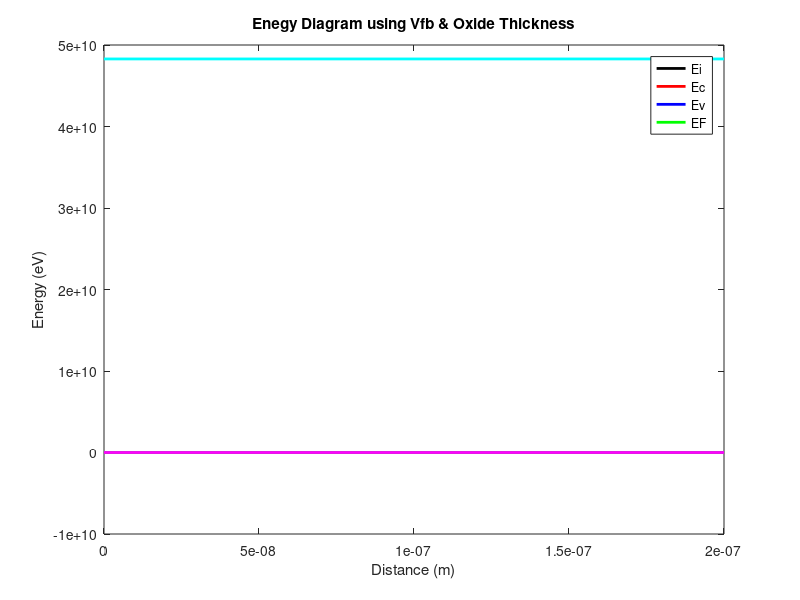

Write the MATLAB code that produced this figure.
%{
    HW4
    Ask the user to enter the metal work function and calculate the surface potential 𝜓s.
    Ask user to enter total trapped charges in the oxide and calculate the Vfb.
    use the Vfb to develop code for plotting the energy diagram in the semiconductor and the oxide.

%}


close all
clc

%{
The code ask the user to input the type of the semiconductor (p or n type), doping density N, and surface potential 𝜓s in a silicon based MOS capacitor and then plot the energy diagrams only in the semiconductor.
%}

% Ask the user to input the type of the semiconductor (p or n type) if the user does not input p or n type, the default value is n type
type = input('Enter the type of the semiconductor (p or n type): ','s');
if type == 'p'
    type = 'p';
else
    type = 'n';
end

% Ask the user to input the doping density N, if no input is given, the default value is 1e16
N = input('Enter the doping density N: ');
if isempty(N)
    N = 1e16;
end



% set the constants
q = 1.6e-19; % charge of an electron (C)
k = 1.38e-23; % Boltzmann constant (J/K)
T = 300; % temperature (K)
ni = 1.5e10; % intrinsic carrier concentration (m^-3)
eps0 = 8.85e-12; % permittivity of free space (F/m)
epsSi = 11.7*eps0; % permittivity of silicon (F/m)
epsOx = 3.9*eps0; % permittivity of oxide (F/m)
tox = 10e-9; % thickness of oxide (m)
tsi = 200e-9; % thickness of silicon (m)
eSi = 11.7; % relative permittivity of silicon
Eg = 1.12; % band gap of silicon (eV)
Eg0 = 1.17; % band gap of intrinsic silicon (eV)


% solve Poisson’s equation for a MOS capacitor with a p-type semiconductor and n-type semiconductor
x = linspace(0,tsi,1000);
if type == 'p'
    y = (q*N*tsi)/(2*epsSi) - (q*N*x)/(epsSi);
elseif type == 'n'
    y = (q*N*tsi)/(2*epsSi) + (q*N*x)/(epsSi);
end


%  user input to VG, thickness of the oxide d, and the oxide permittivity eOx else use default values
VG = input('Enter the gate voltage (V): ');
if isempty(VG)
    VG = 0.1;
end

d = input('Enter the thickness of the oxide d (m): ');
if isempty(d)
    d = 0.1e-6;
end

eOx = input('Enter the oxide permittivity (F/m): ');
if isempty(eOx)
    eOx = 3.9*8.85e-12;
end

% Ask the user to enter the metal work function and calculate the surface potential 𝜓s.
WF = input('Enter the metal work function (eV): ');
if isempty(WF)
    WF = 4.5;
end

% phis = WF - Eg/2;

% Ask user to enter total trapped charges in the oxide and calculate the Vfb.
Qox = input('Enter the total trapped charges in the oxide (C/m^2): ');
if isempty(Qox)
    Qox = 1e-10;
end
Vfb = (Qox*eOx)/(epsSi*d);
% calculate the surface potential 𝜓s
phis = (q*VG)/(epsOx*d);

% calculate the intrinsic Fermi level using the surface potential 𝜓s
Ei = (q*phis)/(epsSi);

% calculate the conduction band
Ec = Ei + Eg/2;

% calculate the valence band
Ev = Ei - Eg/2;

% calculate the Fermi level
EF = (Ec + Ev)/2;

% plot the energy diagram only in the semiconductor

% use the Vfb to develop code for plotting the energy diagram in the semiconductor and the oxide.
figure(1) % create a figure
plot([0 tsi],[phis phis],'k','LineWidth',2) %
hold on
plot([0 tsi],[Ec Ec],'r','LineWidth',2) % plot the conduction band
plot([0 tsi],[Ev Ev],'b','LineWidth',2) % plot the valence band
plot([0 tsi],[EF EF],'g','LineWidth',2) % plot the Fermi level
plot([0 tsi],[Ei Ei],'m','LineWidth',2) % plot the instrinsic Fermi level
plot([0 tsi],[Vfb Vfb],'c','LineWidth',2) % plot the instrinsic Fermi level
hold off
xlabel('Distance (m)')
ylabel('Energy (eV)')
legend('Ei','Ec','Ev','EF')
title('Enegy Diagram using Vfb & Oxide Thickness')
